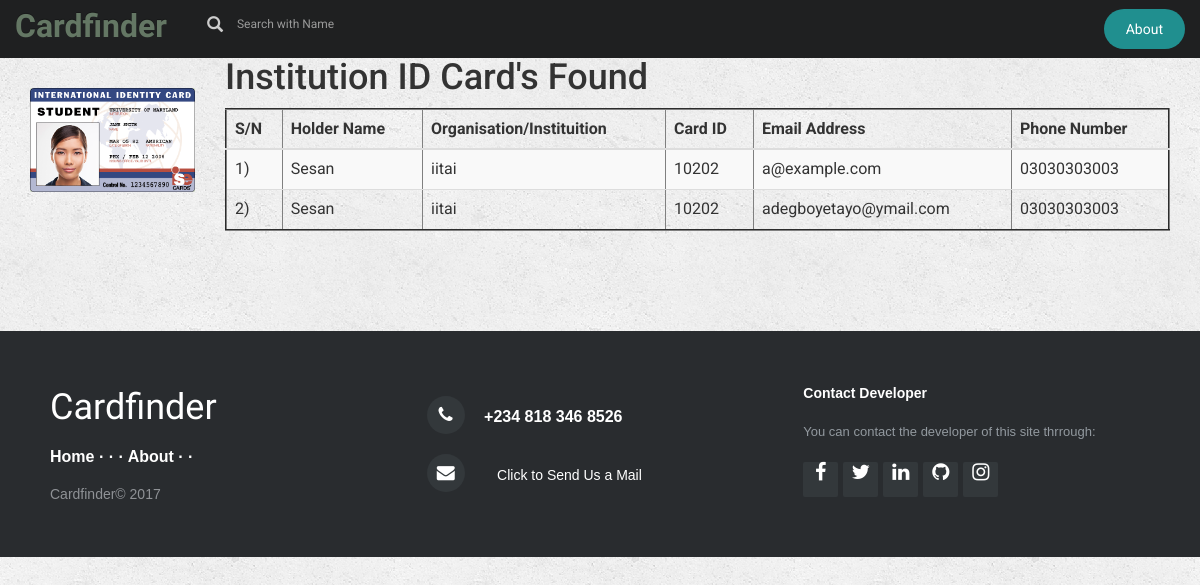
The app's page /2/found/, older data.
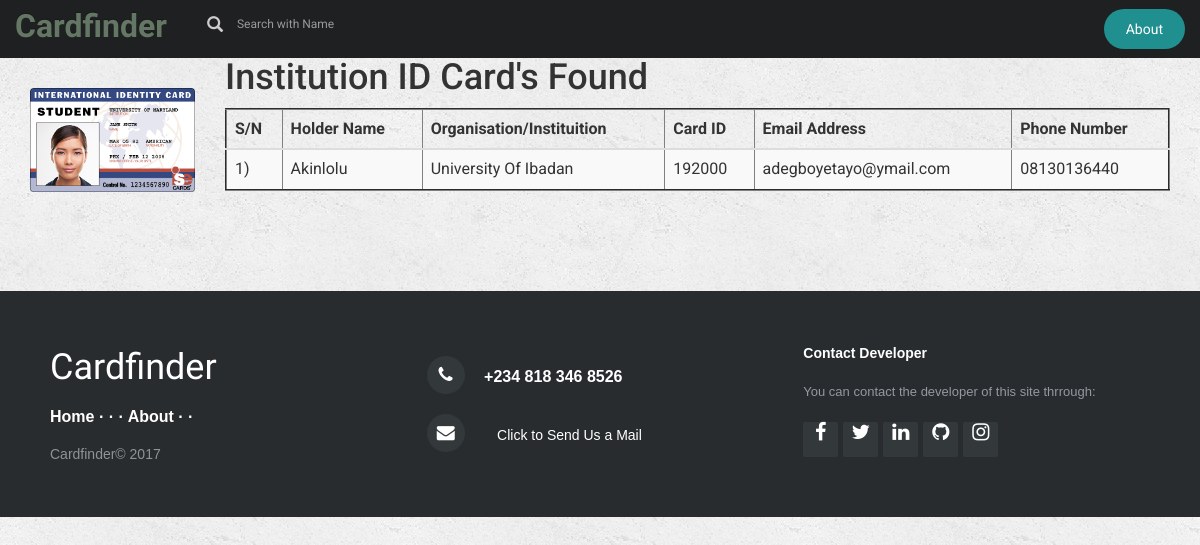
The same page, newer data.
### LostCard/models.py (models this page shows, shortened)
class SpecsFound(models.Model):
     Org_Name = models.CharField(max_length=200)
     holder_name=models.CharField(max_length=250)
     id_card = models.CharField(max_length=100)
     email_add_founder = models.EmailField(max_length=80)
     phone_no = models.CharField(max_length=20)
     card2=models.ForeignKey(CardFound, on_delete=models.CASCADE)

### LostCard/views.py (the view)
# urls.py: url(r'^(?P<pk>[0-9]+)/found/$',views.FoundDetailView.as_view(), name='found_details'),
class FoundDetailView(generic.DetailView):
    model = CardFound
    template_name = 'LostCard/found_details.html'

### LostCard/templates/LostCard/found_details.html (shortened to what this page needs)
{% extends 'LostCard/base1.html' %}
{% block body %}
            {% load staticfiles %}
            <div class="container">
               <div class="row">
               <div class="col-md-2">
                   <img class="img img-responsive" src="{{ cardfound.card_img.url }}" style="margin-top: 30px">
               </div>
               <div class="col-md-10">
                      <h1>{{ cardfound.CardType }}'s Found</h1>
               {% if cardfound.specsfound_set.all %}
                            <table class="table table-striped" border="2">
                                        <thead>
                                            <tr>
                                                <th>S/N</th>
                                                <th>Holder Name</th>
                                                <th>Organisation/Instituition</th>
                                                <th>Card ID</th>
                                                <th>Email Address</th>
                                                <th>Phone Number</th>
                                            </tr>
                                        </thead>
                                        <tbody>
                                            {% for cc in cardfound.specsfound_set.all %}
                                                <tr>
                                                <td>{{ forloop.counter }})</td>
                                                <td>{{ cc.holder_name }}</td>
                                                <td>{{ cc.Org_Name }}</td>
                                                <td>{{ cc.id_card }}</td>
                                                <td>{{ cc.email_add_founder }}</td>
                                                <td>{{ cc.phone_no }}</td>
                                                </tr>
                                             {% endfor %}
                                        </tbody>
                            </table>
                   {% else %}
                  <script>
                   sta = "No {{ cardfound.CardType }}'s Found Yet. Please check back later";
                   alert(sta);
                  </script>
                   <marquee><h3>No Card's Here</h3></marquee>
               {% endif %}
                     </div>
               </div>
            </div>
{% include 'LostCard/base_footer.html' %}
{% endblock %}

Row changes from the older to the newer data that the page shows:
removed SpecsFound: holder_name "Sesan", Org_Name "iitai", id_card "10202", email_add_founder "a@example.com", phone_no "03030303003"
removed SpecsFound: holder_name "Sesan", Org_Name "iitai", id_card "10202", email_add_founder "adegboyetayo@ymail.com", phone_no "03030303003"
added SpecsFound: holder_name "Akinlolu", Org_Name "University Of Ibadan", id_card "192000", email_add_founder "adegboyetayo@ymail.com", phone_no "08130136440"
